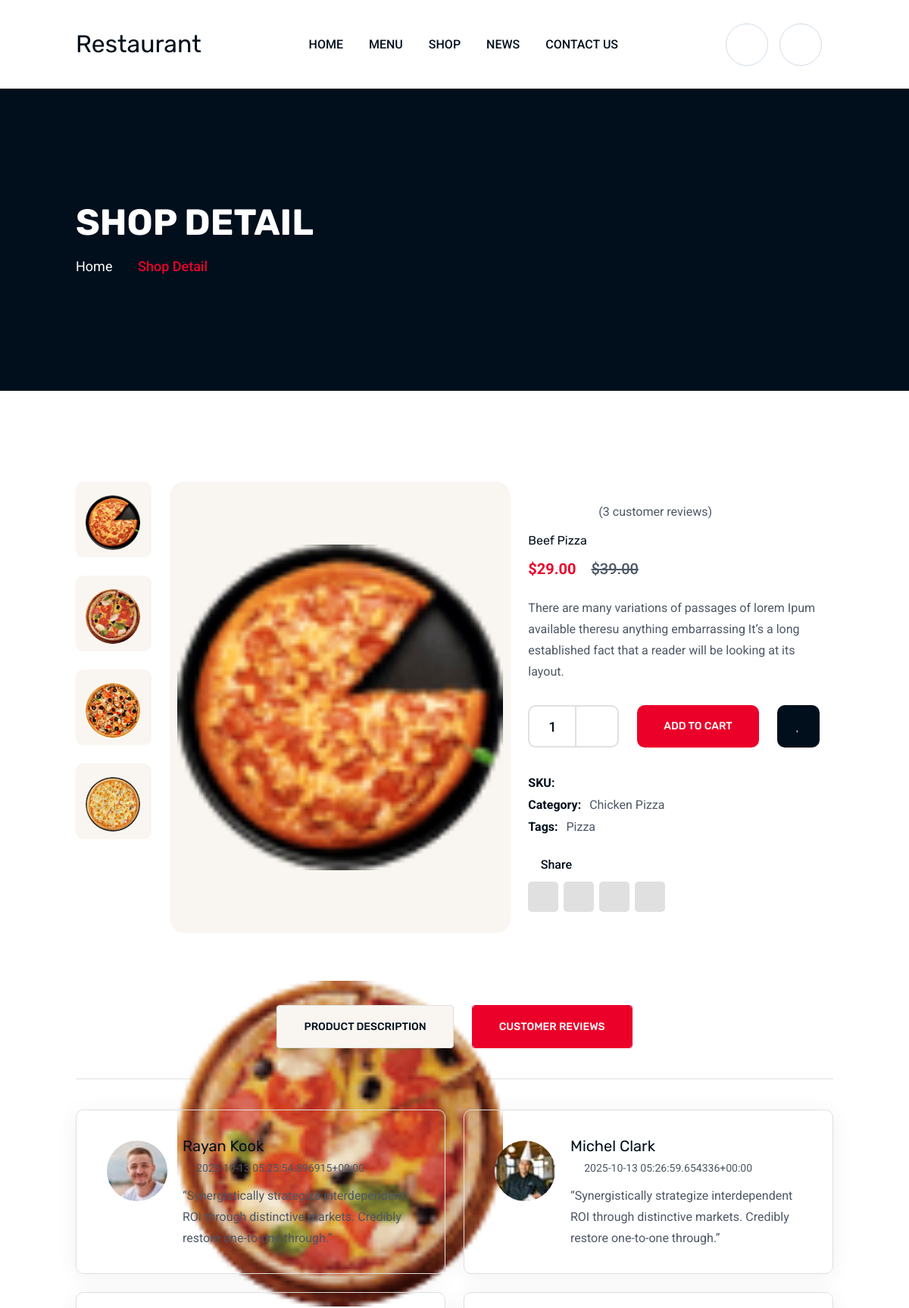
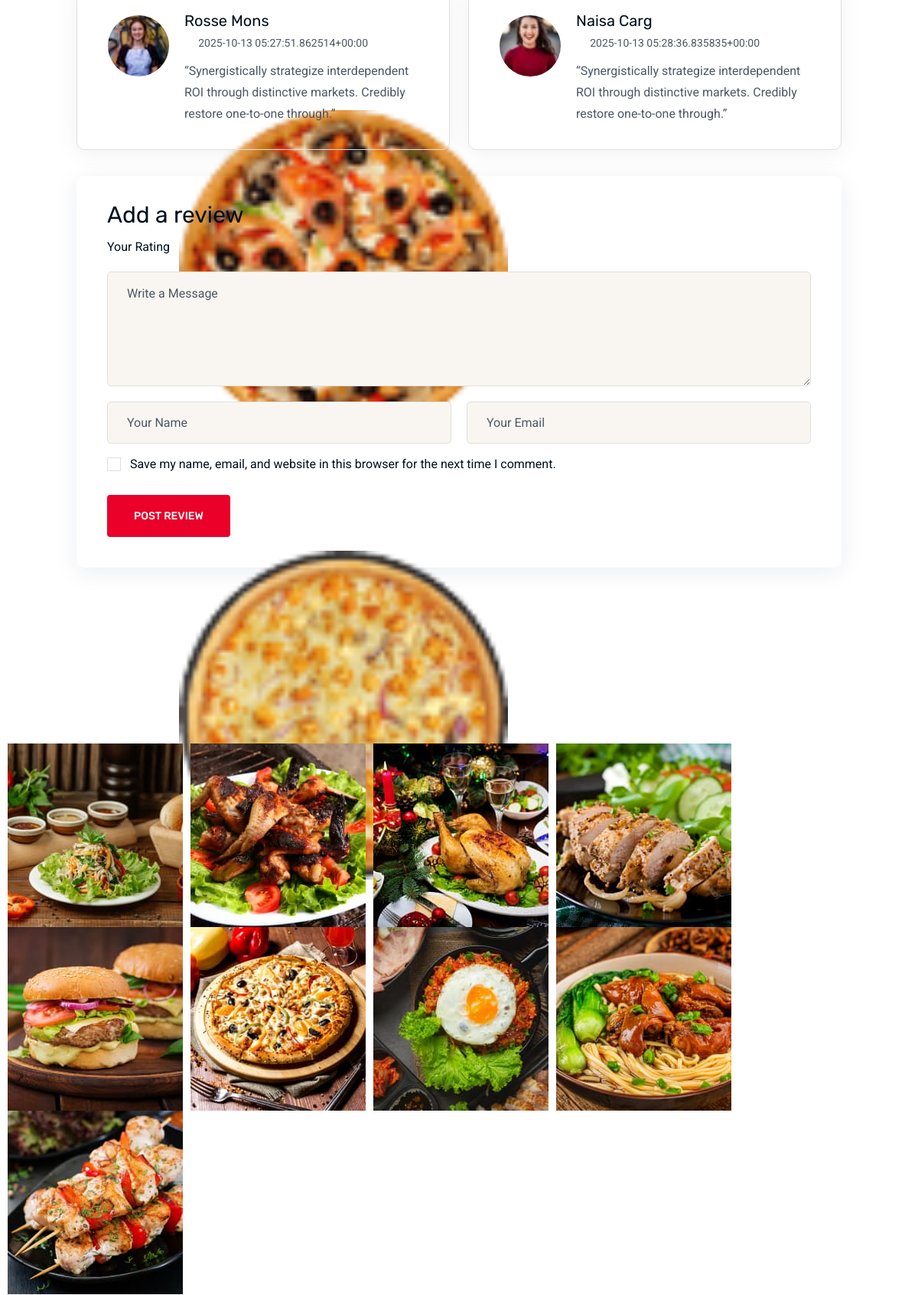
The app's page /shopDetail/bfe172b2-c725-4acd-8129-838758649070/ (upper part) with its own data (2 pictures, top to bottom).
### myapp/models.py (models this page shows, shortened)
class ShopDetailSliderModel(models.Model):
    id = models.UUIDField(primary_key=True, default=uuid.uuid4, editable=False)
    name = models.CharField(max_length=50, blank=True, null=True)
    image = models.ImageField(upload_to='ShopDetailSlider')
    created_at = models.DateTimeField(auto_now_add=True)
    updated_at = models.DateTimeField(auto_now=True)

class ProductImageModel(models.Model):
    id = models.UUIDField(primary_key=True, default=uuid.uuid4, editable=False)
    product = models.ForeignKey(
        ProductDetail, on_delete=models.CASCADE, related_name="images")
    image = models.ImageField(upload_to="ProductImage")
    created_at = models.DateTimeField(auto_now_add=True)
    updated_at = models.DateTimeField(auto_now=True)

class Product(models.Model):
    id = models.UUIDField(primary_key=True, default=uuid.uuid4, editable=False)
    title = models.CharField(max_length=50, blank=True, null=True)
    text = models.CharField(max_length=300, blank=True, null=True)
    price = models.DecimalField(max_digits=10, decimal_places=2, default=0)          # Normal price
    disPrice = models.DecimalField(max_digits=10, decimal_places=2, default=0)
    discountPercentage = models.IntegerField(blank=True, null=True, editable=False)  # Auto calculated
    image = models.ImageField(upload_to="Product")
    category = models.ForeignKey(CategoryModel, on_delete=models.CASCADE, null=True, blank=True)
    in_stock = models.BooleanField(default=True)
    created_at = models.DateTimeField(auto_now_add=True)
    updated_at = models.DateTimeField(auto_now=True)
    @property
    def discountPercentage(self):
        if self.price and self.disPrice and self.price > 0:
            return round(((self.price - self.disPrice) / self.price) * 100)
        return 0

class ProductDetail(models.Model):
    id = models.UUIDField(primary_key=True, default=uuid.uuid4, editable=False)
    title = models.CharField(max_length=50, blank=True, null=True)
    description = models.CharField(max_length=500, blank=True, null=True)
    price = models.DecimalField(max_digits=10, decimal_places=2, default=0)           # Normal price
    disPrice = models.DecimalField(max_digits=10, decimal_places=2, default=0)      # Discounted price
    discountPercentage = models.IntegerField(blank=True, null=True, editable=False)  # Auto calculated
    SKU = models.CharField(max_length=50, blank=True, null=True)
    product = models.ForeignKey(Product, on_delete=models.CASCADE, null=True, blank=True)
    category = models.ForeignKey(CategoryModel, on_delete=models.CASCADE, null=True, blank=True)
    tag = models.ForeignKey(Tag, on_delete=models.CASCADE, null=True, blank=True)
    created_at = models.DateTimeField(auto_now_add=True)
    updated_at = models.DateTimeField(auto_now=True)
    @property
    def discountPercentage(self):
        if self.price and self.disPrice and self.price > 0:
            return round(((self.price - self.disPrice) / self.price) * 100)
        return 0

class CategoryModel(models.Model):
    id = models.UUIDField(primary_key=True, default=uuid.uuid4, editable=False)
    num = models.CharField(max_length=50, blank=True, null=True)
    name = models.CharField(max_length=50, blank=True, null=True)
    image = models.ImageField(upload_to='Category')
    created_at = models.DateTimeField(auto_now_add=True)
    updated_at = models.DateTimeField(auto_now=True)

class Tag(models.Model):
    id = models.UUIDField(primary_key=True, default=uuid.uuid4, editable=False)
    name = models.CharField(max_length=50, blank=True, null=True)
    created_at = models.DateTimeField(auto_now_add=True)
    updated_at = models.DateTimeField(auto_now=True)

class FeedbackItemModel(models.Model):
    id = models.UUIDField(primary_key=True, default=uuid.uuid4, editable=False)
    text = models.CharField(max_length=300, blank=True, null=True)
    name = models.CharField(max_length=50, blank=True, null=True)
    country = models.CharField(max_length=50, blank=True, null=True)
    rate = models.CharField(max_length=500, blank=True, null=True)
    profileImage = models.ImageField(upload_to='FeedbackItem')
    image = models.ImageField(upload_to='FeedbackItem')
    created_at = models.DateTimeField(auto_now_add=True)
    updated_at = models.DateTimeField(auto_now=True)

class GalleryModel(models.Model):
    id = models.UUIDField(primary_key=True, default=uuid.uuid4, editable=False)
    image = models.ImageField(upload_to='Gallery')
    created_at = models.DateTimeField(auto_now_add=True)
    updated_at = models.DateTimeField(auto_now=True)

### myapp/views.py (the view)
# urls.py: path('shopDetail/<uuid:pk>/', views.ShopDetailPage, name='shopDetailPage'),
def ShopDetailPage(request, pk):
    ShopDetailSlider = ShopDetailSliderModel.objects.all()
    MenuCategory = MenuCategoryModel.objects.all()
    Gallery = GalleryModel.objects.all()
    FeedbackItem = FeedbackItemModel.objects.all()
    Description = DescriptionModel.objects.all()
    Product1 = ProductModel.objects.all()
    product_obj = get_object_or_404(Product, pk=pk)
    products = Product.objects.all()  # ဒီလို
    product_details = ProductDetail.objects.select_related(
        'category').filter(product__id=product_obj.id)
    product_detail = product_details.first() if product_details.exists() else None
    images = product_detail.images.all()  # related_name="images"
    context = {
        'ShopDetailSlider': ShopDetailSlider,
        'MenuCategory': MenuCategory,
        'Gallery': Gallery,
        'FeedbackItem': FeedbackItem,
        'Description': Description,
        'Product1': Product1,
        "products": products,  # loop လုပ်နိုင်အောင်
        "product_obj": product_obj,  # single product object detail page # Selected Product
        "product_details": product_details,  # Related ProductDetail list
        "product_detail": product_detail,  # Single ProductDetail
        "images": images,
    }
    return render(request, 'shop_detail.html', context)

### myapp/templates/shop_detail.html (shortened to what this page needs)
{% extends 'base.html' %}
{% load static %}
{% load humanize %}
{% block body %}
{% for i in ShopDetailSlider %}
<div class="breadcumb-wrapper" data-bg-src="{{ i.image.url }}">
    <div class="container z-index-common">
        <div class="breadcumb-content">
            <h1 class="breadcumb-title">{{ i.name|safe }}</h1>
            <ul class="breadcumb-menu">
                <li><a href="{% url 'homePage' %}">Home</a></li>
                <li>{{ i.name|safe }}</li>
            </ul>
        </div>
    </div>
</div>
{% endfor %}
<section class="th-product-wrapper product-details space-top space-extra-bottom">
    <div class="container">
        <div class="row">
            <div class="col-lg-7">
                <div class="product-thumb-area">
                    <div class="product-thumb-tab" data-asnavfor=".product-big-img">
                        {% for img in images %}
                        <div class="tab-btn {% if forloop.first %}active{% endif %}">
                            <img src="{{ img.image.url }}" alt="Product Thumb">
                        </div>
                        {% endfor %}
                    </div>
                    <div class="product-big-img th-carousel" data-slide-show="1" data-md-slide-show="1"
                        data-fade="true">
                        {% for img in images %}
                            <div class="img">
                                <img src="{{ img.image.url }}" alt="Product Image">
                            </div>
                        {% endfor %}
                    </div>
                </div>
            </div>
            <div class="col-lg-5 align-self-center">
                <div class="product-about">
                    <div class="product-rating">
                        <div class="star-rating" role="img" aria-label="Rated 5.00 out of 5"><span
                                style="width:100%">Rated <strong class="rating">5.00</strong> out of 5 based on
                                <span class="rating">1</span> customer rating</span></div><a href="shop-details.html"
                            class="woocommerce-review-link">(<span class="count">3</span>
                            customer reviews)</a>
                    </div>
                    <h2 class="product-title">{{ product_obj.title }}</h2>
                    <p class="price">${{ product_detail.disPrice|intcomma }} <del>${{ product_detail.price|intcomma }}</del></p>
                    <p class="text">{{ product_detail.description }}</p>
                    <div class="actions">
                        <div class="quantity"><input type="number" class="qty-input" step="1" min="1" max="100"
                                name="quantity" value="1" title="Qty"> <button class="quantity-plus qty-btn"><i
                                    class="far fa-chevron-up"></i></button> <button class="quantity-minus qty-btn"><i
                                    class="far fa-chevron-down"></i></button></div>
                        <a class="th-btn" href="{% url 'cartPage' %}">Add to Cart</a> <a class="icon-btn" href="{% url 'WishListPage' %}"><i
                                class="fal fa-heart"></i></a>
                    </div>
                    <div class="product_meta"><span class="sku_wrapper">SKU: </span>
                        <span class="posted_in">Category: <a href="shop.html" rel="tag">{{ product_detail.category.name }}</a></span>
                        <span>Tags:
                            <a href="shop.html">{{ product_detail.tag.name }}</a>
                        </span>
                    </div>
                    <div class="share">
                        <p class="share-title"><i class="fa-solid fa-share"></i> Share</p>
                        <div class="th-social"><a target="_blank" href="https://facebook.com/"><i
                                    class="fab fa-facebook-f"></i></a> <a target="_blank" href="https://twitter.com/"><i
                                    class="fab fa-twitter"></i></a> <a target="_blank" href="https://instagram.com/"><i
                                    class="fab fa-instagram"></i></a> <a target="_blank" href="https://linkedin.com/"><i
                                    class="fab fa-linkedin-in"></i></a>
                        </div>
                    </div>
                </div>
            </div>
        </div>
        <ul class="nav product-tab-style1" id="productTab" role="tablist">
            <li class="nav-item" role="presentation"><a class="nav-link th-btn rounded-2" id="description-tab"
                    data-bs-toggle="tab" href="#description" role="tab" aria-controls="description"
                    aria-selected="false">Product Description</a></li>
            <li class="nav-item" role="presentation"><a class="nav-link th-btn rounded-2 active" id="reviews-tab"
                    data-bs-toggle="tab" href="#reviews" role="tab" aria-controls="reviews"
                    aria-selected="true">Customer Reviews</a></li>
        </ul>
        <div class="tab-content" id="productTabContent">
            <div class="tab-pane fade show active" id="reviews" role="tabpanel" aria-labelledby="reviews-tab">
                <div class="woocommerce-Reviews">
                    <div class="th-comments-wrap">
                        <ul class="comment-list">
                            {% for i in FeedbackItem %}
                            <li class="review th-comment-item">
                                <div class="th-post-comment">
                                    <div class="comment-avater"><img src="{{ i.profileImage.url }}"
                                            alt="Comment Author"></div>
                                    <div class="comment-content">
                                        <h4 class="name">{{ i.name|safe }}</h4><span class="commented-on"><i
                                                class="fal fa-calendar-alt"></i>{{ i.created_at|safe }}</span>
                                        <div class="star-rating" role="img"
                                            aria-label="Rated {{ i.rate|safe }} out of 5"><span style="width:100%">Rated
                                                5 based on <span class="rating">1</span> customer rating</span>
                                        </div>
                                        <p class="text">{{ i.text|safe }}</p>
                                    </div>
                                </div>
                            </li>
                            {% endfor %}
                        </ul>
                    </div>
                    <div class="th-comment-form">
                        <div class="form-title">
                            <h3 class="blog-inner-title">Add a review</h3>
                        </div>
                        <div class="row">
                            <div class="form-group rating-select d-flex align-items-center"><label>Your
                                    Rating</label>
                                <p class="stars"><span><a class="star-1" href="#">1</a> <a class="star-2" href="#">2</a>
                                        <a class="star-3" href="#">3</a> <a class="star-4" href="#">4</a> <a
                                            class="star-5" href="#">5</a></span></p>
                            </div>
                            <div class="col-12 form-group"><textarea placeholder="Write a Message"
                                    class="form-control"></textarea> <i class="text-title far fa-pencil-alt"></i>
                            </div>
                            <div class="col-md-6 form-group"><input type="text" placeholder="Your Name"
                                    class="form-control"> <i class="text-title far fa-user"></i></div>
                            <div class="col-md-6 form-group"><input type="text" placeholder="Your Email"
                                    class="form-control"> <i class="text-title far fa-envelope"></i></div>
                            <div class="col-12 form-group"><input id="reviewcheck" name="reviewcheck" type="checkbox">
                                <label for="reviewcheck">Save my name, email, and website in
                                    this browser for the next time I comment.</label>
                            </div>
                            <div class="col-12 form-group mb-0"><button class="th-btn rounded-2">Post
                                    Review</button></div>
                        </div>
                    </div>
                </div>
            </div>
        </div>
        <div class="space-extra-top mb-30">
        </div>
    </div>
</section>
<div class="gallery-thumb-area">
    <div class="row gx-10 th-carousel" id="gallerySlide1" data-slide-show="8" data-ml-slide-show="7"
        data-lg-slide-show="6" data-md-slide-show="5" data-sm-slide-show="4" data-xs-slide-show="3"
        data-focuson-select="false">
        {% for i in Gallery %}
        <div class="col-auto">
            <div class="gallery-thumb"><img src="{{ i.image.url }}" alt="Gallery Image"> </div>
        </div>
        {% endfor %}
    </div>
</div>
{% endblock %}

### templates/base.html (style rules this page uses)
.product-big-img { width: 100%; padding: auto; max-width: 450px; min-width: 50px; padding: 10px; }
.product-big-img .img img { width: 100%; height: auto; object-fit: contain; }

### records on screen
ShopDetailSliderModel: name "SHOP DETAIL", name "Shop Detail"
ProductImageModel: image (picture)
ProductImageModel: image (picture)
ProductImageModel: image (picture)
ProductImageModel: image (picture)
Product: title "Beef Pizza"
ProductDetail: disPrice "29.00", price "39.00", description "There are many variations of passages of lorem Ipum available theresu anything embarrassing It’s a long established fact that a reader will be looking at its layout.", category.name "Chicken Pizza", tag.name "Pizza"
FeedbackItemModel: profileImage (picture), name "Rayan Kook", created_at "2025-10-13 05:25:54.896915+00:00", text "“Synergistically strategize interdependent ROI through distinctive markets. Credibly restore one-to-one through.”"
FeedbackItemModel: profileImage (picture), name "Michel Clark", created_at "2025-10-13 05:26:59.654336+00:00", text "“Synergistically strategize interdependent ROI through distinctive markets. Credibly restore one-to-one through.”"
FeedbackItemModel: profileImage (picture), name "Rosse Mons", created_at "2025-10-13 05:27:51.862514+00:00", text "“Synergistically strategize interdependent ROI through distinctive markets. Credibly restore one-to-one through.”"
FeedbackItemModel: profileImage (picture), name "Naisa Carg", created_at "2025-10-13 05:28:36.835835+00:00", text "“Synergistically strategize interdependent ROI through distinctive markets. Credibly restore one-to-one through.”"
GalleryModel: image (picture)
GalleryModel: image (picture)
GalleryModel: image (picture)
GalleryModel: image (picture)
GalleryModel: image (picture)
GalleryModel: image (picture)
GalleryModel: image (picture)
GalleryModel: image (picture)
GalleryModel: image (picture)
